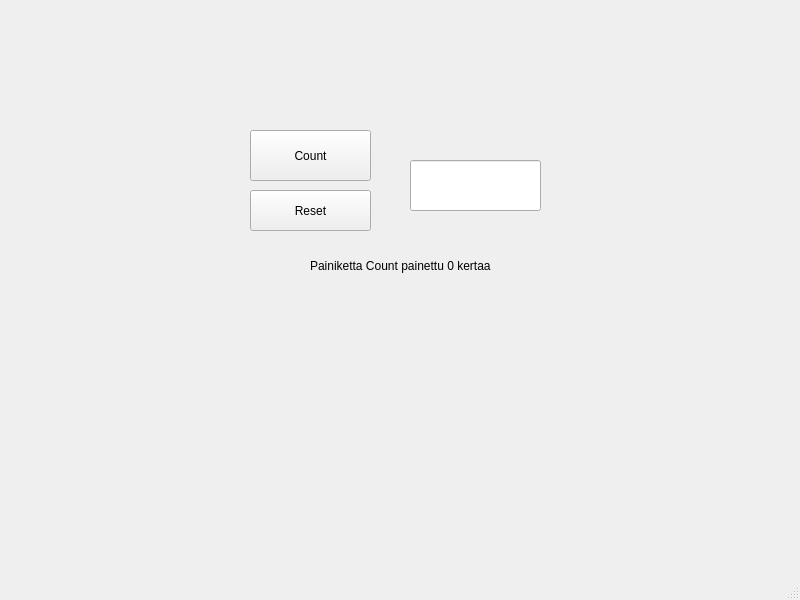
<?xml version="1.0" encoding="UTF-8"?>
<ui version="4.0">
 <class>MainWindow</class>
 <widget class="QMainWindow" name="MainWindow">
  <property name="geometry">
   <rect>
    <x>0</x>
    <y>0</y>
    <width>800</width>
    <height>600</height>
   </rect>
  </property>
  <property name="windowTitle">
   <string>MainWindow</string>
  </property>
  <widget class="QWidget" name="centralwidget">
   <widget class="QPushButton" name="btnCount">
    <property name="geometry">
     <rect>
      <x>250</x>
      <y>130</y>
      <width>121</width>
      <height>51</height>
     </rect>
    </property>
    <property name="text">
     <string>Count</string>
    </property>
   </widget>
   <widget class="QPushButton" name="btnReset">
    <property name="geometry">
     <rect>
      <x>250</x>
      <y>190</y>
      <width>121</width>
      <height>41</height>
     </rect>
    </property>
    <property name="text">
     <string>Reset</string>
    </property>
   </widget>
   <widget class="QLineEdit" name="txtResult">
    <property name="geometry">
     <rect>
      <x>410</x>
      <y>160</y>
      <width>131</width>
      <height>51</height>
     </rect>
    </property>
   </widget>
   <widget class="QLabel" name="labelinfo">
    <property name="geometry">
     <rect>
      <x>310</x>
      <y>240</y>
      <width>251</width>
      <height>51</height>
     </rect>
    </property>
    <property name="text">
     <string>Painiketta Count painettu 0 kertaa</string>
    </property>
   </widget>
  </widget>
  <widget class="QMenuBar" name="menubar">
   <property name="geometry">
    <rect>
     <x>0</x>
     <y>0</y>
     <width>800</width>
     <height>21</height>
    </rect>
   </property>
  </widget>
  <widget class="QStatusBar" name="statusbar"/>
 </widget>
 <resources/>
 <connections/>
</ui>
